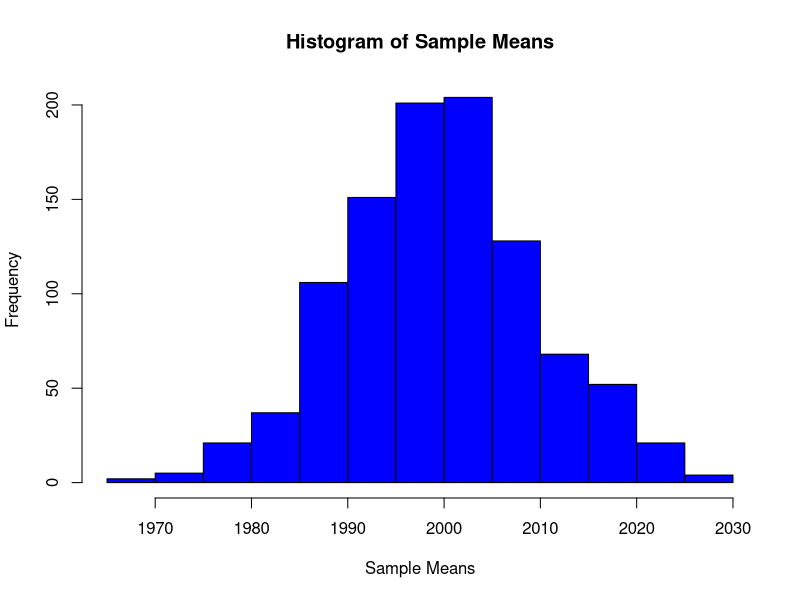
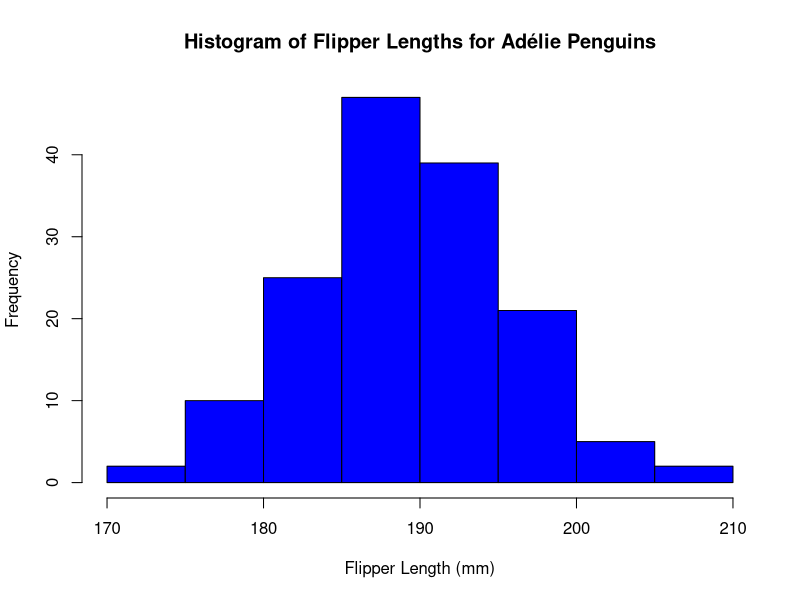
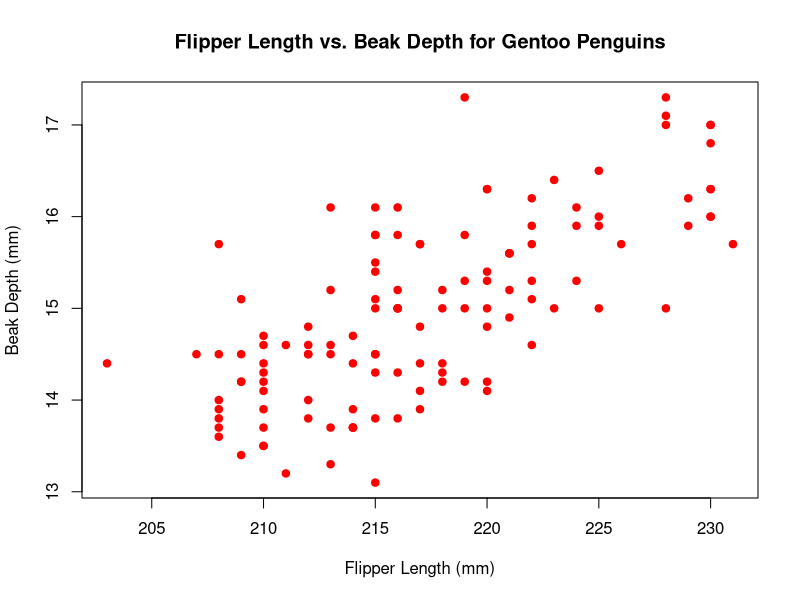

Reproduce these figures in R, in order.
library(tibble)
library(palmerpenguins)
library(ggplot2)

prob1_result <- dbinom(5, size = 7, prob = 0.65)

wins <- 0:7
probabilities <- dbinom(wins, size = 7, prob = 0.65)
prob2_result <- tibble(wins, probability = probabilities)

prob3_result <- pbinom(4, size = 7, prob = 0.65)

prob4_result <- pbinom(5, size = 7, prob = 0.65) - pbinom(2, size = 7, prob = 0.65)

prob5_result <- 1 - pbinom(4, size = 7, prob = 0.65)

prob6_result <- 7 * 0.65

prob7_result <- 7 * 0.65 * (1 - 0.65)

set.seed(10)
random_wins <- rbinom(1000, size = 7, prob = 0.65)

prob9_result <- mean(random_wins)

prob10_result <- var(random_wins)

prob11_result <- dpois(6, lambda = 7)

prob12_result <- ppois(40, lambda = 7 * 8)

prob13_result <- 1 - ppois(274, lambda = 5 * 7 * 8)

prob14_result <- 1 - ppois(274, lambda = 4 * 7 * 8)

prob15_result <- qpois(0.9, lambda = 7 * 8)

set.seed(15)
random_calls <- rpois(1000, lambda = 7 * 8)

prob17_result <- mean(random_calls)

prob18_result <- var(random_calls)

prob19_result <- pnorm(2200, mean = 2000, sd = 100) - pnorm(1800, mean = 2000, sd = 100)

prob20_result <- 1 - pnorm(2500, mean = 2000, sd = 100)

prob21_result <- ceiling(qnorm(0.1, mean = 2000, sd = 100))

set.seed(25)
random_lifespans <- rnorm(10000, mean = 2000, sd = 100)

prob22_result <- random_lifespans

prob23_result <- mean(random_lifespans)

prob24_result <- sd(random_lifespans)

set.seed(1)
sample_means <- replicate(1000, mean(sample(random_lifespans, 100, replace = TRUE)))

prob25_result <- sample_means

hist(prob25_result, main="Histogram of Sample Means", xlab="Sample Means", col="blue")

prob27_result <- mean(sample_means)

adelie_penguins <- subset(penguins, species == "Adelie")

hist(adelie_penguins$flipper_length_mm, main = "Histogram of Flipper Lengths for Adélie Penguins", xlab = "Flipper Length (mm)", col = "blue", border = "black")

shapiro_test <- shapiro.test(adelie_penguins$flipper_length_mm)
prob28_result <- list(histogram = "Generated", shapiro_p_value = shapiro_test$p.value)

gentoo_penguins <- subset(penguins, species == "Gentoo")

plot(gentoo_penguins$flipper_length_mm, gentoo_penguins$bill_depth_mm, main = "Flipper Length vs. Beak Depth for Gentoo Penguins", xlab = "Flipper Length (mm)", ylab = "Beak Depth (mm)", col = "red", pch = 19)

correlation <- cor(gentoo_penguins$flipper_length_mm, gentoo_penguins$bill_depth_mm, use = "complete.obs")
prob29_result <- list(correlation_coefficient = correlation)

list(
  prob1_result = prob1_result,
  prob2_result = prob2_result,
  prob3_result = prob3_result,
  prob4_result = prob4_result,
  prob5_result = prob5_result,
  prob6_result = prob6_result,
  prob7_result = prob7_result,
  prob9_result = prob9_result,
  prob10_result = prob10_result,
  prob11_result = prob11_result,
  prob12_result = prob12_result,
  prob13_result = prob13_result,
  prob14_result = prob14_result,
  prob15_result = prob15_result,
  prob17_result = prob17_result,
  prob18_result = prob18_result,
  prob19_result = prob19_result,
  prob20_result = prob20_result,
  prob21_result = prob21_result,
  prob22_result = prob22_result,
  prob23_result = prob23_result,
  prob24_result = prob24_result,
  prob25_result = prob25_result,
  prob27_result = prob27_result,
  prob28_result = prob28_result,
  prob29_result = prob29_result
)

